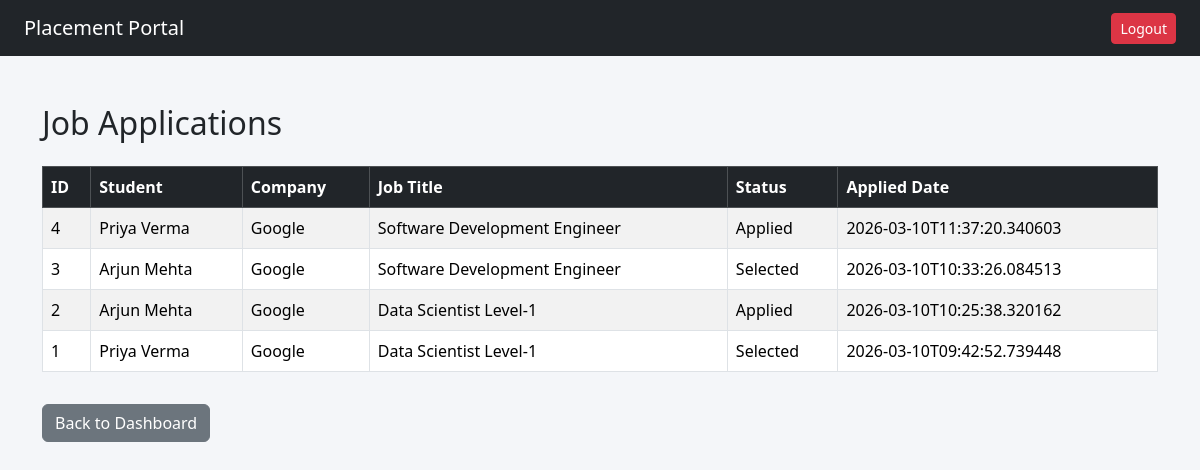
The page /admin/applications (signed in) on the database its author committed.
### tables this page shows
CREATE TABLE application (
            id INTEGER PRIMARY KEY AUTOINCREMENT,
            student_id INTEGER,
            drive_id INTEGER,
            application_date TEXT,
            status TEXT DEFAULT 'Applied',
            UNIQUE(student_id, drive_id),
            FOREIGN KEY(student_id) REFERENCES student(id),
            FOREIGN KEY(drive_id) REFERENCES placement_drive(id)
        );

CREATE TABLE student (
           id INTEGER PRIMARY KEY AUTOINCREMENT,
           name TEXT NOT NULL,
           email TEXT UNIQUE NOT NULL,
           password TEXT NOT NULL,
           phone TEXT,
           resume_path TEXT,
           is_active INTEGER DEFAULT 1,
           created_at TEXT
        );

CREATE TABLE company (
          id INTEGER PRIMARY KEY AUTOINCREMENT,
          name TEXT NOT NULL,
          email TEXT UNIQUE NOT NULL,
          password TEXT NOT NULL,
          hr_contact TEXT,
          website TEXT,
          approval_status TEXT DEFAULT 'Pending',
          is_active INTEGER DEFAULT 1,
          created_at TEXT          
        );

CREATE TABLE placement_drive(
            id INTEGER PRIMARY KEY AUTOINCREMENT,
            company_id INTEGER,
            job_title TEXT NOT NULL,
            job_description TEXT,
            eligibility TEXT,
            deadline TEXT,
            status TEXT DEFAULT 'Pending',
            created_at TEXT,
            FOREIGN KEY(company_id) REFERENCES company(id)              
        );

### app.py (the view)
@app.route('/admin/applications')
def manage_applications():
    if session.get('role') != 'admin':
        return redirect('/')
    conn = get_connection()
    cursor = conn.cursor()
    cursor.execute("""
        SELECT
            a.id,
            s.name AS student_name,
            c.name AS company_name,
            pd.job_title,
            a.status,
            a.application_date
        FROM application a
        JOIN student s ON a.student_id = s.id
        JOIN placement_drive pd ON a.drive_id = pd.id
        JOIN company c ON pd.company_id = c.id
        ORDER BY a.application_date DESC
    """)
    applications = cursor.fetchall()
    conn.close()
    return render_template("admin/applications.html", applications=applications)

### database.py (called while the page is built)
def get_connection():
    conn = sqlite3.connect(DB_NAME)
    conn.row_factory = sqlite3.Row
    return conn

### templates/admin/applications.html
{% extends "base.html" %}
{% block content %}
<h2 class="mb-4">Job Applications</h2>
<table class="table table-bordered table-striped">
    <thead class="table-dark">
        <tr>
            <th>ID</th>
            <th>Student</th>
            <th>Company</th>
            <th>Job Title</th>
            <th>Status</th>
            <th>Applied Date</th>
        </tr>
    </thead>
    <tbody>
        {% for app in applications %}
        <tr>
            <td>{{ app.id }}</td>
            <td>{{ app.student_name }}</td>
            <td>{{ app.company_name }}</td>
            <td>{{ app.job_title }}</td>
            <td>{{ app.status }}</td>
            <td>{{ app.application_date }}</td>
        </tr>
        {% endfor %}
    </tbody>
</table>
<a href="/admin/dashboard" class="btn btn-secondary mt-3">
    Back to Dashboard
</a>
{% endblock %}

### static/style.css (style rules this page uses)
body { background-color: #f4f6f9; }

### rows shown on the page
application: id "4", student_name "Priya Verma", company_name "Google", job_title "Software Development Engineer", status "Applied", application_date "2026-03-10T11:37:20.340603"
application: id "3", student_name "Arjun Mehta", company_name "Google", job_title "Software Development Engineer", status "Selected", application_date "2026-03-10T10:33:26.084513"
application: id "2", student_name "Arjun Mehta", company_name "Google", job_title "Data Scientist Level-1", status "Applied", application_date "2026-03-10T10:25:38.320162"
application: id "1", student_name "Priya Verma", company_name "Google", job_title "Data Scientist Level-1", status "Selected", application_date "2026-03-10T09:42:52.739448"
